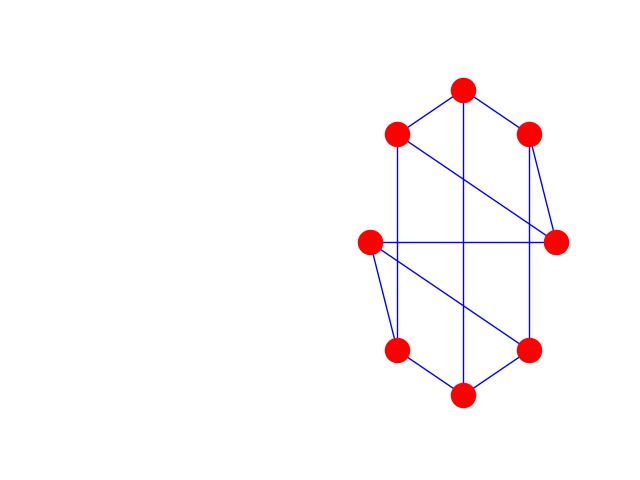

Reproduce this figure in Python.
import networkx as nx
import matplotlib.pyplot as plt

g=nx.Graph()

g.add_edge(1,2)
g.add_edge(2,3)
g.add_edge(3,4)
g.add_edge(1,4)
g.add_edge(1,5)
g.add_edge(5,6)
g.add_edge(5,7)
g.add_edge(4,8)
g.add_edge(3,8)

g=nx.cubical_graph()

plt.subplot(122)

nx.draw(g, pos=nx.circular_layout(g), node_color='r', edge_color='b')

plt.savefig('test.png')